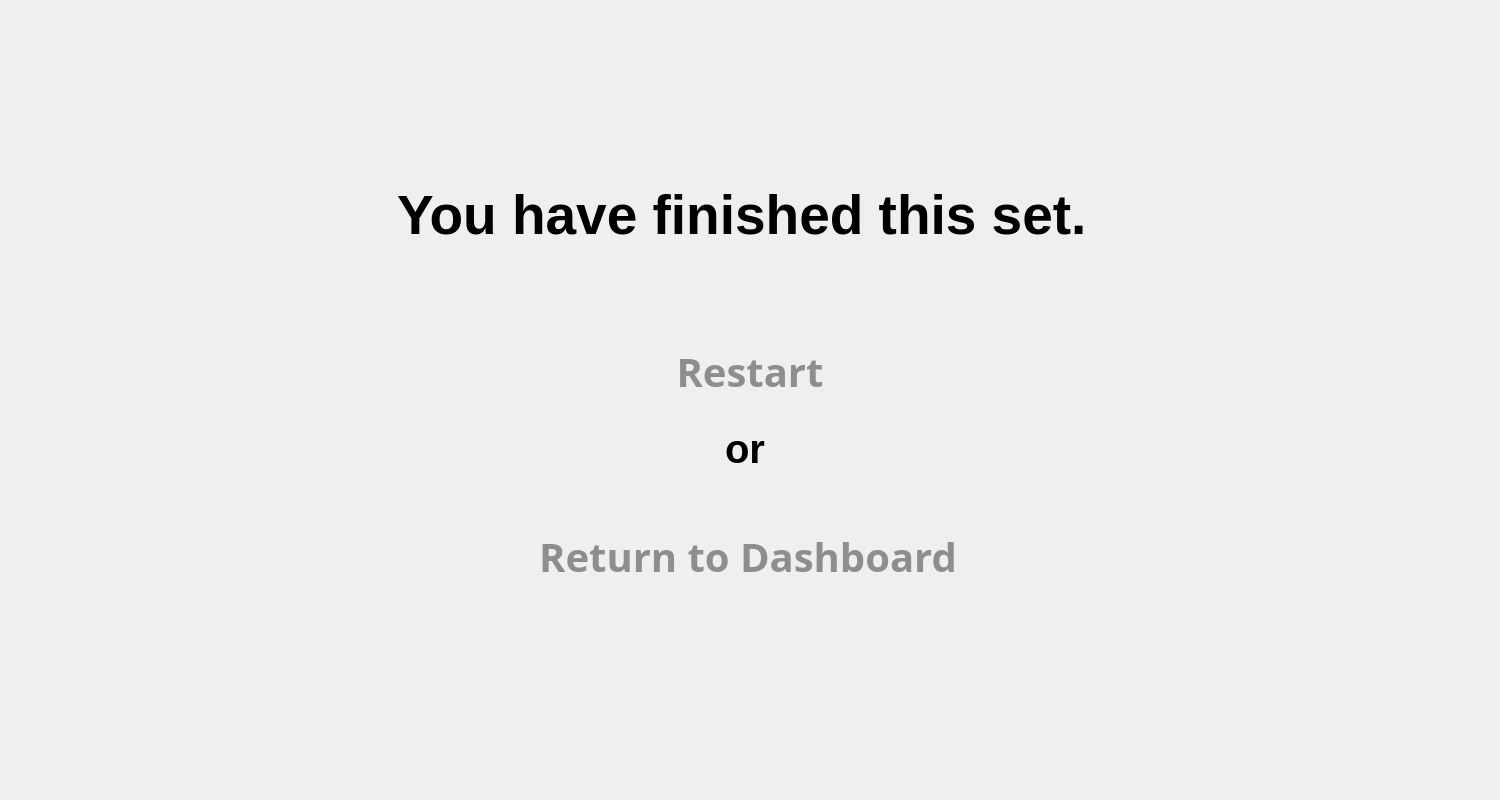
<?xml version="1.0" encoding="UTF-8"?>
<ui version="4.0">
 <class>finalwindow</class>
 <widget class="QDialog" name="finalwindow">
  <property name="geometry">
   <rect>
    <x>0</x>
    <y>0</y>
    <width>1500</width>
    <height>800</height>
   </rect>
  </property>
  <property name="windowTitle">
   <string>Dialog</string>
  </property>
  <widget class="QLabel" name="background">
   <property name="geometry">
    <rect>
     <x>0</x>
     <y>0</y>
     <width>1500</width>
     <height>800</height>
    </rect>
   </property>
   <property name="text">
    <string/>
   </property>
  </widget>
  <widget class="QLabel" name="finishedTitle">
   <property name="geometry">
    <rect>
     <x>397</x>
     <y>190</y>
     <width>705</width>
     <height>50</height>
    </rect>
   </property>
   <property name="styleSheet">
    <string notr="true">color: black;
font:55px;
qproperty-wordWrap: true;
font-weight:bold;

</string>
   </property>
   <property name="text">
    <string>You have finished this set.</string>
   </property>
  </widget>
  <widget class="QPushButton" name="restartButton">
   <property name="geometry">
    <rect>
     <x>663</x>
     <y>346</y>
     <width>174</width>
     <height>51</height>
    </rect>
   </property>
   <property name="styleSheet">
    <string notr="true">QPushButton{
	font:40px;
	color:#8E8E8E;
	font-weight:2px;
	qproperty-alignment: AlignCenter;
	font-family: fontSpaceGrotesk;
	font-weight: bold;
	border: none;
	background-color: transparent;
	
}
QPushButton:hover{
	color: #8BB5FF;
}</string>
   </property>
   <property name="text">
    <string>Restart</string>
   </property>
  </widget>
  <widget class="QLabel" name="orText">
   <property name="geometry">
    <rect>
     <x>725</x>
     <y>428</y>
     <width>49</width>
     <height>41</height>
    </rect>
   </property>
   <property name="styleSheet">
    <string notr="true">color: black;
font:40px;
qproperty-wordWrap: true;
font-weight:bold;

</string>
   </property>
   <property name="text">
    <string>or</string>
   </property>
  </widget>
  <widget class="QPushButton" name="returnButton">
   <property name="geometry">
    <rect>
     <x>473</x>
     <y>531</y>
     <width>550</width>
     <height>51</height>
    </rect>
   </property>
   <property name="styleSheet">
    <string notr="true">QPushButton{
	font:40px;
	color:#8E8E8E;
	font-weight:2px;
	qproperty-alignment: AlignCenter;
	font-family: fontSpaceGrotesk;
	border: none;
	background-color: transparent;
	font-weight: bold;
}
QPushButton:hover{
	color: #8BB5FF;
}</string>
   </property>
   <property name="text">
    <string>Return to Dashboard</string>
   </property>
  </widget>
 </widget>
 <resources/>
 <connections/>
</ui>
